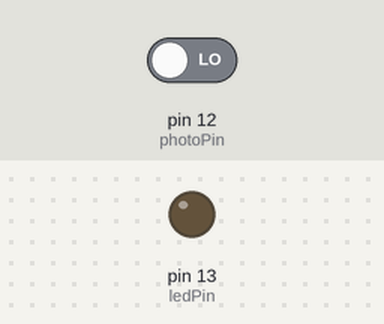
Bench run of a sketch on a simulated Arduino Uno, built with avr-gcc and run on an emulated ATmega328P. Parts: output pins drawn as LEDs (lit = HIGH). The test bench sets the inputs (shaded band); at power-on: pin 12 (photoPin) LOW.

Above: at 1.7 s.
1.8 s: pin 12 (photoPin) driven HIGH
At 2.9 s:
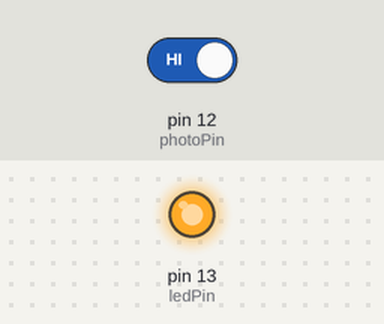
3.3 s: pin 12 (photoPin) driven LOW
At 4.8 s:
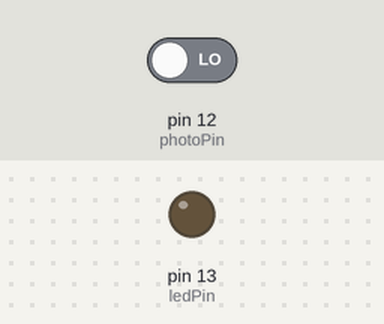
Timing chart, 0 to 6.3 s (numbered marks = the images above; inputs shaded):
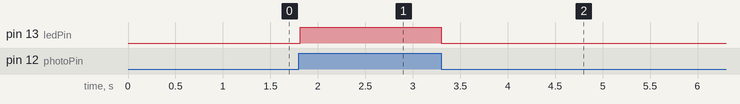

The sketch:

PhotoInterrupter.ino
```cpp
// Use the softwareserial library to create a new "soft" serial port
// for the display. This prevents display corruption when uploading code.
#include <SoftwareSerial.h>

// Attach the serial display's RX line to digital pin 2
SoftwareSerial uartSerial(0, 1); // RX, TX

int ledPin = 13; // LED connected to digital pin 13
int photoPin = 12;   // pushbutton connected to digital pin 7
int val = 0;     // variable to store the read value

void setup()
{
  pinMode(ledPin, OUTPUT);      // sets the digital pin 13 as output
  pinMode(photoPin, INPUT);      // sets the digital pin 7 as input
  uartSerial.begin(9600); // set up serial port for 9600 baud
  delay(500); // wait for display to boot up
}

void loop()
{
  val = digitalRead(photoPin);   // read the input pin
  digitalWrite(ledPin, val);    // sets the LED to the button's value
  uartSerial.print("Photo value: ");
  uartSerial.print(val);
  uartSerial.println();
}
```

Measured:
- after the input at 1.8 s, pin 13 (ledPin): LOW → HIGH at once
- after the input at 3.3 s, pin 13 (ledPin): HIGH → LOW at once
